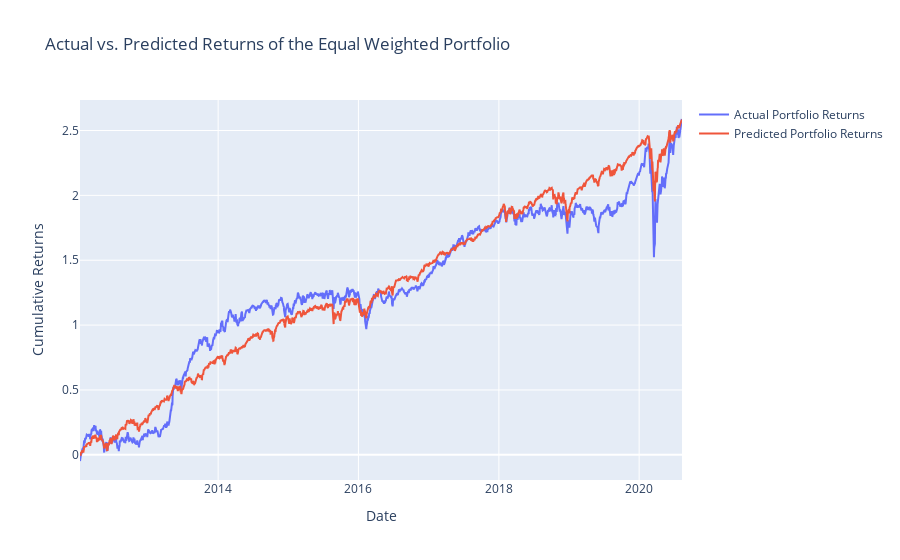

Notebook source saved alongside this figure:
### Code cell
#plot actual and predicted returns of the equal weighted portfolio
fig = go.Figure()
fig.add_trace(go.Scatter(x=ew_portfolio['Date'], y=ew_portfolio['Portfolio Avg. Return'].cumsum(), mode='lines', name='Actual Portfolio Returns'))
fig.add_trace(go.Scatter(x=ew_pred_df['Date'], y=ew_pred_df['Portfolio Avg. Return'].cumsum(), mode='lines', name='Predicted Portfolio Returns'))
fig.update_layout(title='Actual vs. Predicted Returns of the Equal Weighted Portfolio', xaxis_title='Date', yaxis_title='Cumulative Returns')
fig.show()

### Figure 1 — Plotly figure (JSON) as saved in the notebook; plotly's stock layout.template omitted (floating-point values rounded to 4 significant figures; data arrays with more than 128 entries replaced by an {"elided": "..."} marker saying what was removed)
{"data": [{"mode": "lines", "name": "Actual Portfolio Returns", "type": "scatter", "x": {"elided": "2158 str values"}, "y": {"elided": "2158 float values"}}, {"mode": "lines", "name": "Predicted Portfolio Returns", "type": "scatter", "x": {"elided": "2158 str values"}, "y": {"elided": "2158 float values"}}], "layout": {"title": {"text": "Actual vs. Predicted Returns of the Equal Weighted Portfolio"}, "xaxis": {"title": {"text": "Date"}}, "yaxis": {"title": {"text": "Cumulative Returns"}}}}
